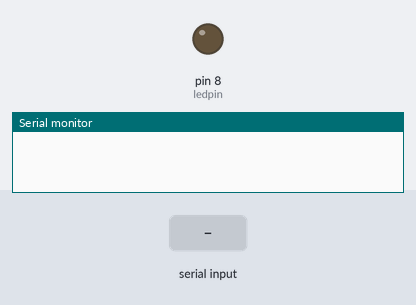
This sketch was run on a simulated Arduino Uno, built with avr-gcc and run on an emulated ATmega328P. Parts: output pins drawn as LEDs (lit = HIGH), the last lines printed to the serial monitor. Inputs (shaded band) come from the test bench.

Above: at 1.2 s.
1.3 s: "1" received over Serial
At 1.7 s:
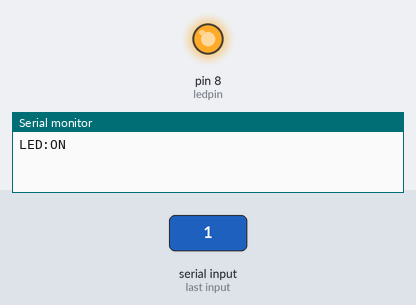
2.8 s: "0" received over Serial
At 3.4 s:
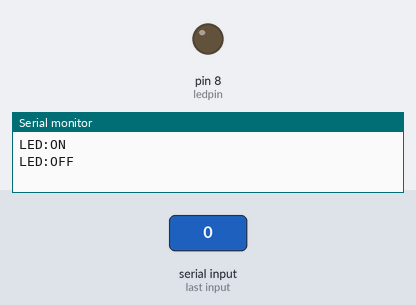
Timing chart, 0 to 5.8 s (numbered marks = the images above; inputs shaded):
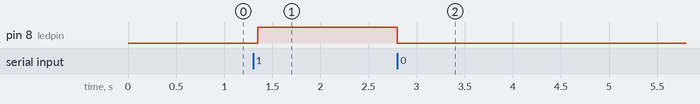

Measured:
- after the input at 1.3 s, pin 8 (ledpin): LOW → HIGH after 0.05 s
- after the input at 2.8 s, pin 8 (ledpin): HIGH → LOW at once

The sketch:

05_code.ino
```cpp
/***********************************************************
Description: Sending ‘1’ or ‘0’ on the serial monitor,
             will change the state of LED.
             Either ON (1) or OFF (0)
Author: Azhar
Date: 03/08/2026
***********************************************************/

int ledpin=8;             // LED connected to and controlled by digital pin 8.

void setup() {
  Serial.begin(9600);     // Opens Serial Port, sets data rate to 9600 bps
  pinMode(ledpin,OUTPUT); // Configure pin 8 to OUTPUT mode
}

void loop() {

  char receivedValue;

  if(Serial.available() > 0) {
    receivedValue = Serial.read();  // Store the received data (1 | 0) in the variable

    if(receivedValue == '1') {      // If User types 1 on their PC ...
      digitalWrite(ledpin, HIGH);   // ... light the LED ON
      Serial.println("LED:ON");
    }

    if(receivedValue == '0') {     // If User types 0 on their PC ...
      digitalWrite(ledpin, LOW);   // ... turn the LED OFF
      Serial.println("LED:OFF");
    }
  }

  delay(50);  // Wait for a few milliseconds
}
```
